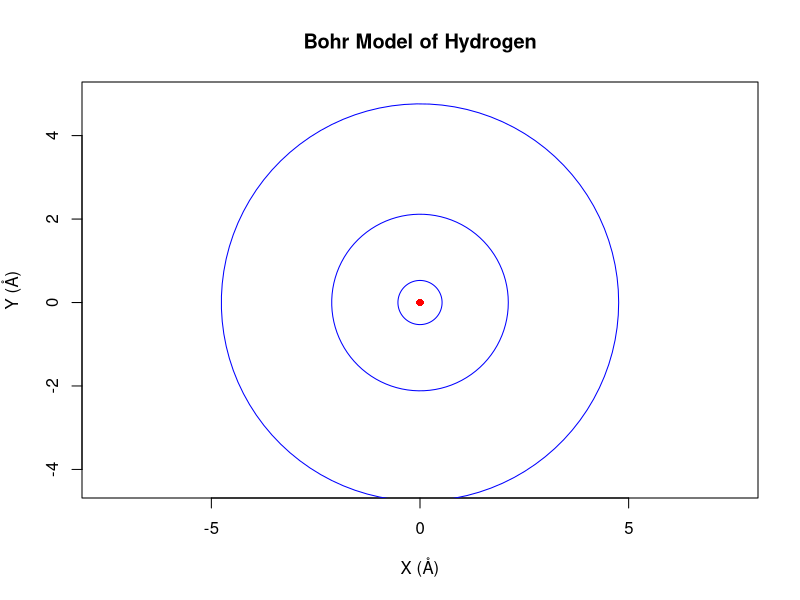

R code for this plot:
library(ggplot2)

bohr_model_hydrogen <- function() {
    r_n <- c(0.529, 4 * 0.529, 9 * 0.529)
    theta <- seq(0, 2 * pi, length.out = 100)

    plot(NA,
        xlim = c(-15 / 2, 15 / 2), ylim = c(0, 0.6),
        xlab = "X (Å)", ylab = "Y (Å)",
        main = "Bohr Model of Hydrogen", asp = 1
    )

    points(0, 0, col = "red", pch = 16, cex = 1)

    for (r in r_n) {
        lines(r * cos(theta), r * sin(theta), col = "blue")
    }
}

bohr_model_hydrogen()
